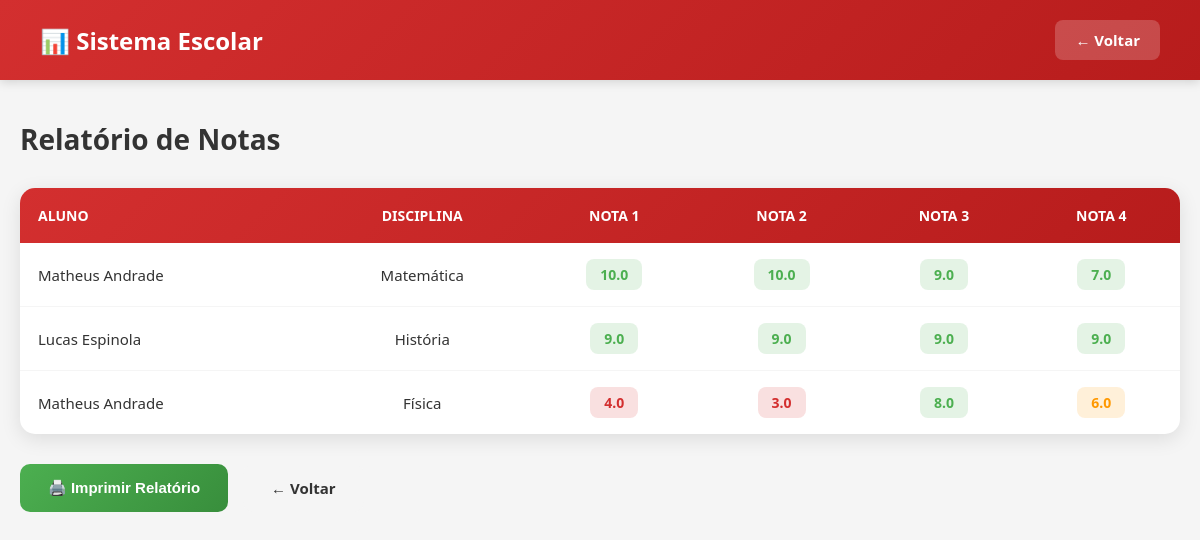
/relatorio_notas (signed in), run on the app's committed database.
### tables this page shows
CREATE TABLE notas(
    id INTEGER PRIMARY KEY AUTOINCREMENT,
    aluno_id INTEGER NOT NULL,
    disciplina TEXT NOT NULL,
    nota1 REAL,
    nota2 REAL,
    nota3 REAL,
    nota4 REAL
);

CREATE TABLE alunos(
    id INTEGER PRIMARY KEY AUTOINCREMENT,
    nome TEXT NOT NULL,
    matricula TEXT UNIQUE NOT NULL,
    nascimento TEXT NOT NULL,
    turma TEXT
);

### app.py (the view)
@app.route("/relatorio_notas")
def relatorio_notas():
    if "usuario" not in session:
        return redirect("/")
    conn = sqlite3.connect("banco.db")
    cursor = conn.cursor()
    cursor.execute("""
    SELECT notas.*, alunos.nome
    FROM notas

    JOIN alunos
    ON notas.aluno_id = alunos.id
    """)
    notas = cursor.fetchall()
    conn.close()
    return render_template(
        "relatorio_notas.html",
        notas=notas
    )

### templates/relatorio_notas.html (shortened to what this page needs)
<!DOCTYPE html>
<html lang="pt-br">
<head>
    <link rel="stylesheet" href="{{ url_for('static', filename='css/relatorio_notas.css') }}">
</head>
<body>
    <header class="header">
        <h1>📊 Sistema Escolar</h1>
        <a href="/dashboard" class="btn-voltar">← Voltar</a>
    </header>
    <div class="container">
        <div class="page-header">
            <h2>Relatório de Notas</h2>
        </div>
        <div class="table-container">
            <table class="data-table">
                <thead>
                    <tr>
                        <th>Aluno</th>
                        <th>Disciplina</th>
                        <th>Nota 1</th>
                        <th>Nota 2</th>
                        <th>Nota 3</th>
                        <th>Nota 4</th>
                    </tr>
                </thead>
                <tbody>
                    {% for nota in notas %}
                    <tr>
                        <td>{{ nota[7] }}</td>
                        <td>{{ nota[2] }}</td>
                        <td>
                            {% if nota[3] >= 7 %}
                            <span class="grade-badge excellent">{{ nota[3] }}</span>
                            {% elif nota[3] >= 5 %}
                            <span class="grade-badge warning">{{ nota[3] }}</span>
                            {% else %}
                            <span class="grade-badge danger">{{ nota[3] }}</span>
                            {% endif %}
                        </td>
                        <td>
                            {% if nota[4] >= 7 %}
                            <span class="grade-badge excellent">{{ nota[4] }}</span>
                            {% elif nota[4] >= 5 %}
                            <span class="grade-badge warning">{{ nota[4] }}</span>
                            {% else %}
                            <span class="grade-badge danger">{{ nota[4] }}</span>
                            {% endif %}
                        </td>
                        <td>
                            {% if nota[5] >= 7 %}
                            <span class="grade-badge excellent">{{ nota[5] }}</span>
                            {% elif nota[5] >= 5 %}
                            <span class="grade-badge warning">{{ nota[5] }}</span>
                            {% else %}
                            <span class="grade-badge danger">{{ nota[5] }}</span>
                            {% endif %}
                        </td>
                        <td>
                            {% if nota[6] >= 7 %}
                            <span class="grade-badge excellent">{{ nota[6] }}</span>
                            {% elif nota[6] >= 5 %}
                            <span class="grade-badge warning">{{ nota[6] }}</span>
                            {% else %}
                            <span class="grade-badge danger">{{ nota[6] }}</span>
                            {% endif %}
                        </td>
                    </tr>
                    {% endfor %}
                </tbody>
            </table>
        </div>
        <div class="button-group">
            <button onclick="window.print()" class="btn-imprimir">
                🖨️ Imprimir Relatório
            </button>
            <a href="/dashboard" class="btn-voltar">
                ← Voltar
            </a>
        </div>
    </div>
</body>
</html>

### static/css/relatorio_notas.css (style rules this page uses)
* { margin: 0; padding: 0; box-sizing: border-box; }
:root { --vermelho: #d32f2f; --vermelho-escuro: #b71c1c; --vermelho-claro: #ff5252; --verde: #4caf50; --laranja: #ff9800; --cinza-escuro: #333333; --cinza-medio: #666666; --cinza-claro: #f5f5f5; --branco: #ffffff; --sombra: rgba(0, 0, 0, 0.1); --sombra-forte: rgba(0, 0, 0, 0.15); }
body { font-family: 'Segoe UI', Tahoma, Geneva, Verdana, sans-serif; background-color: var(--cinza-claro); min-height: 100vh; }
.header { background: linear-gradient(135deg, var(--vermelho) 0%, var(--vermelho-escuro) 100%); color: var(--branco); padding: 20px 40px; display: flex; justify-content: space-between; align-items: center; box-shadow: 0 2px 10px var(--sombra-forte); }
.header h1 { font-size: 24px; font-weight: 600; }
.header .btn-voltar { background: rgba(255, 255, 255, 0.2); color: var(--branco); padding: 10px 20px; border-radius: 8px; text-decoration: none; font-weight: 600; transition: all 0.3s ease; }
.container { max-width: 1200px; margin: 0 auto; padding: 40px 20px; }
.page-header { margin-bottom: 30px; }
.page-header h2 { color: var(--cinza-escuro); font-size: 28px; font-weight: 600; }
.table-container { background: var(--branco); border-radius: 15px; box-shadow: 0 5px 20px var(--sombra); overflow: hidden; margin-bottom: 30px; }
.data-table { width: 100%; border-collapse: collapse; }
.data-table thead { background: linear-gradient(135deg, var(--vermelho) 0%, var(--vermelho-escuro) 100%); }
.data-table th { color: var(--branco); padding: 18px; text-align: center; font-size: 14px; font-weight: 600; text-transform: uppercase; }
.data-table th:first-child, .data-table td:first-child { text-align: left; }
.data-table td { padding: 16px 18px; color: var(--cinza-escuro); font-size: 15px; border-bottom: 1px solid var(--cinza-claro); text-align: center; }
.data-table td:first-child { text-align: left; }
.data-table tbody tr { transition: all 0.3s ease; }
.data-table tbody tr:last-child td { border-bottom: none; }
.grade-badge { display: inline-block; padding: 6px 14px; border-radius: 8px; font-size: 14px; font-weight: 700; min-width: 40px; }
.grade-badge.excellent { background: rgba(76, 175, 80, 0.15); color: var(--verde); }
.grade-badge.warning { background: rgba(255, 152, 0, 0.15); color: var(--laranja); }
.grade-badge.danger { background: rgba(211, 47, 47, 0.15); color: var(--vermelho); }
.button-group { display: flex; gap: 15px; flex-wrap: wrap; }
.btn-imprimir { padding: 14px 28px; background: linear-gradient(135deg, var(--verde) 0%, #388e3c 100%); color: var(--branco); border: none; border-radius: 10px; font-size: 15px; font-weight: 600; cursor: pointer; transition: all 0.3s ease; display: inline-flex; align-items: center; gap: 10px; }
.btn-voltar { padding: 14px 28px; background: var(--cinza-claro); color: var(--cinza-escuro); border-radius: 10px; text-decoration: none; font-weight: 600; font-size: 15px; transition: all 0.3s ease; display: inline-flex; align-items: center; gap: 8px; }

### data on the page
notas: nome "Matheus Andrade", disciplina "Matemática", nota1 "10.0", nota2 "10.0", nota3 "9.0", nota4 "7.0"
notas: nome "Lucas Espinola", disciplina "História", nota1 "9.0", nota2 "9.0", nota3 "9.0", nota4 "9.0"
notas: nome "Matheus Andrade", disciplina "Física", nota1 "4.0", nota2 "3.0", nota3 "8.0", nota4 "6.0"
